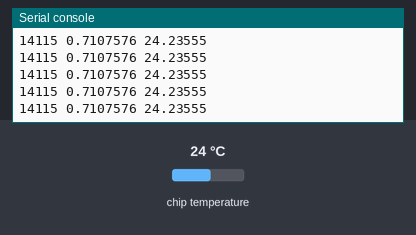
Recording of a program running on a simulated Raspberry Pi Pico running MicroPython. Shown: the last lines printed to the serial console. Inputs (shaded band) come from the test bench; at power-on: chip temperature 24 °C.

Above: at 1.2 s.
1.3 s: chip temperature set to 1 °C
At 1.31 s:
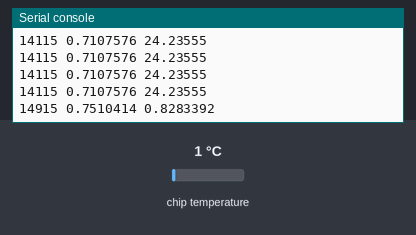
2.8 s: chip temperature set to 11 °C
At 2.82 s:
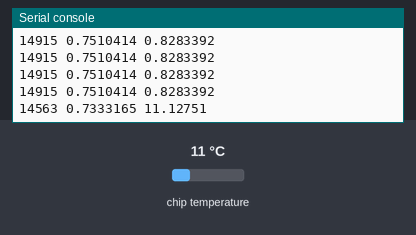
Timing chart, 0 to 5.8 s (numbered marks = the images above; inputs shaded):
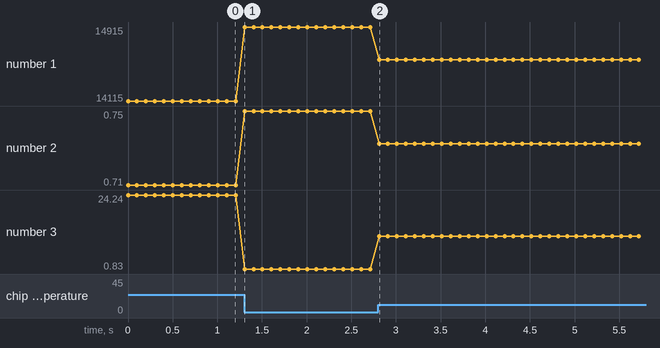

The program:

internal_temp.py
```python
from machine import ADC
from utime import sleep_ms

temp_sensor = ADC(4)

while True:
    adc_value = temp_sensor.read_u16()
    voltage = adc_value * (3.3 / 65535.0)
    temperature_celsius = 27 - (voltage - 0.706) / 0.001721
    print(adc_value, voltage, temperature_celsius)
    sleep_ms(100)
```

Measured:
- after the input at 1.3 s, the serial console: prints a new line at once (image 1)
- after the input at 2.8 s, the serial console: prints a new line at once (image 2)
- plotted number 1: 14115 → 14915 after the input at 1.3 s, 14915 → 14563 after the input at 2.8 s
- plotted number 2: 0.71 → 0.75 after the input at 1.3 s, 0.75 → 0.73 after the input at 2.8 s
- plotted number 3: 24.24 → 0.83 after the input at 1.3 s, 0.83 → 11.13 after the input at 2.8 s
